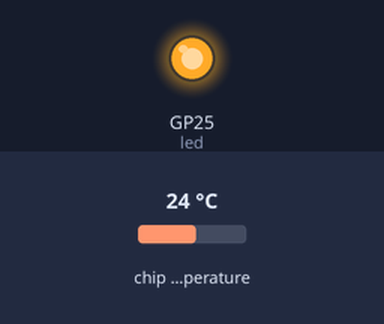
The program below on a simulated Raspberry Pi Pico running MicroPython. On the bench: output pins drawn as LEDs (lit = HIGH). Inputs (shaded band) come from the test bench; at power-on: chip temperature 24 °C. WiFi joins after 1.5 s; random numbers come from a fixed seed; no MQTT or app messages arrive unless stated; the clock reads 2024-03-15 10:24:30 at power-on unless the program sets it; library files of the repository ran but are not shown: secrets.py; what the program prints to the serial console is not drawn.

Above: at 3.1 s.
At 5.0 s:
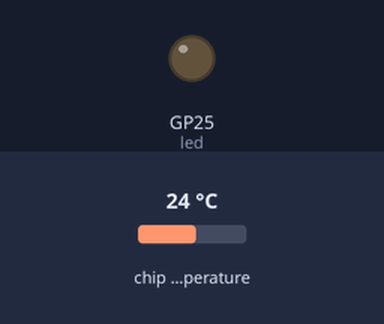
Timing chart, 0 to 7.4 s (numbered marks = the images above):
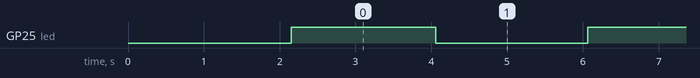

Measured:
- by itself, GP25 (led): alternates HIGH for 2.0 s and LOW for 2.0 s

The program:

3_integrated.py
```python
"""
範例 3: 整合功能 (LED 控制 + 溫溼度回報)
功能:
1. 同時執行 LED 閃爍與溫度讀取
2. 將所有狀態整合在一個 MQTT 訊息中發送
"""

import time
import machine
import json
import random
import wifi_connect
from secrets import MQTT_BROKER, MQTT_PORT

# 嘗試匯入 MQTT 套件
try:
    from umqtt.simple import MQTTClient
except ImportError:
    print("⚠️ 找不到 umqtt.simple，正在嘗試透過網路安裝...")
    if wifi_connect.connect_wifi():
        import mip
        mip.install("umqtt.simple")
        from umqtt.simple import MQTTClient
    else:
        raise Exception("無網路連線，無法安裝必要套件")

# 設定
TOPIC = "客廳/感測器"
CLIENT_ID = "pico_integrated"
LED_PIN = "LED"

# 硬體初始化
led = machine.Pin(LED_PIN, machine.Pin.OUT)
sensor_temp = machine.ADC(4)
conversion_factor = 3.3 / (65535)

def read_temperature():
    """讀取內建溫度"""
    reading = sensor_temp.read_u16() * conversion_factor
    temperature = 27 - (reading - 0.706) / 0.001721
    return round(temperature, 1)

def main():
    # 1. 連線 WiFi
    wlan = wifi_connect.connect_wifi()
    if not wlan:
        return

    # 2. 連線 MQTT
    print(f"📡 正在連線到 MQTT Broker: {MQTT_BROKER}...")
    try:
        client = MQTTClient(CLIENT_ID, MQTT_BROKER, port=MQTT_PORT)
        client.connect()
        print("✅ MQTT 連線成功")
    except Exception as e:
        print(f"❌ MQTT 連線失敗: {e}")
        return

    print("🚀 開始執行整合應用程式...")

    # 3. 主迴圈
    # 為了同時處理 LED 閃爍(快)和溫度上傳(慢)，我們使用非同步的概念或簡單的計時器
    last_publish_time = 0
    publish_interval = 5  # 每 5 秒上傳一次數據

    led_interval = 2      # 每 2 秒切換一次 LED
    last_led_time = 0

    start_time = time.time()

    try:
        while True:
            current_time = time.time()

            # 處理 LED (模擬工作狀態指示燈)
            if current_time - last_led_time >= led_interval:
                led.toggle()
                last_led_time = current_time
                print(f"[{current_time}] LED 切換")

            # 處理數據上傳
            if current_time - last_publish_time >= publish_interval:
                # 收集所有數據
                temp = read_temperature()
                humi = round(random.uniform(50, 70), 1)
                is_on = led.value() == 1

                payload = {
                    "temperature": temp,
                    "humidity": humi,
                    "light_status": "開" if is_on else "關",
                    "device": "Pico W (App 3)",
                    "uptime": current_time - start_time
                }

                print(f"[{current_time}] 發送整合數據: {payload}")
                client.publish(TOPIC, json.dumps(payload))

                last_publish_time = current_time

            # 短暫暫停避免 CPU 滿載，但不能太長以免錯過時間點
            time.sleep(0.1)

    except KeyboardInterrupt:
        print("\n程式停止")
        client.disconnect()
        led.off()

if __name__ == "__main__":
    main()
```

wifi_connect.py
```python
"""
WiFi 連線工具
負責處理 WiFi 連線與狀態檢查
"""
import network
import time
from secrets import SSID, PASSWORD

def connect_wifi():
    """
    連線到 WiFi

    Returns:
        wlan: network.WLAN 物件
    """
    wlan = network.WLAN(network.STA_IF)
    wlan.active(True)

    # 檢查是否已連線
    if wlan.isconnected():
        print(f"✅ WiFi 已連線: {SSID}")
        print(f"   IP 位址: {wlan.ifconfig()[0]}")
        return wlan

    print(f"📡 正在連線到 WiFi: {SSID} ...")
    wlan.connect(SSID, PASSWORD)

    # 等待連線 (最多 10 秒)
    max_wait = 10
    while max_wait > 0:
        if wlan.status() < 0 or wlan.status() >= 3:
            break
        max_wait -= 1
        print("   等待連線...")
        time.sleep(1)

    # 檢查最終狀態
    if wlan.status() != 3:
        print(f"❌ WiFi 連線失敗")
        return None
    else:
        print(f"✅ WiFi 連線成功")
        print(f"   IP 位址: {wlan.ifconfig()[0]}")
        return wlan

def test_connection():
    """測試 WiFi 連線狀態"""
    wlan = connect_wifi()
    if wlan and wlan.isconnected():
        print("網路測試: 正常")
        return True
    else:
        print("網路測試: 失敗")
        return False
```
